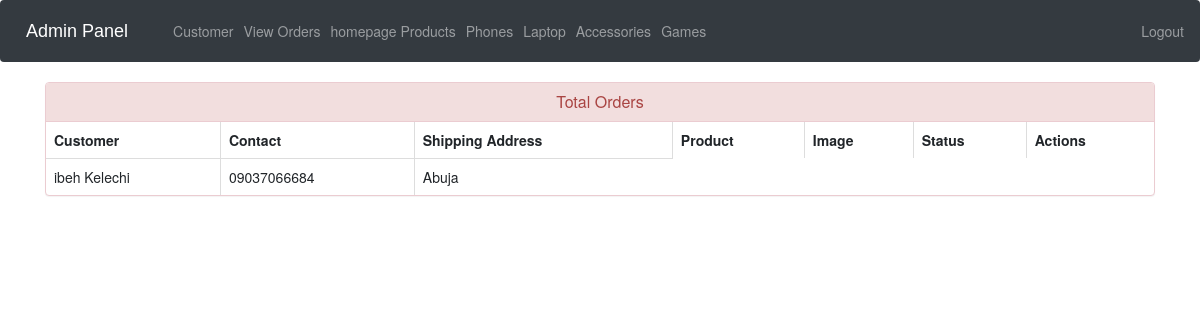
The page /admin-view-booking-phone (signed in) on the database its author committed.
### ecom/models.py (models this page shows, shortened)
class Customer(models.Model):
    user=models.OneToOneField(User,on_delete=models.CASCADE)
    profile_pic= models.ImageField(upload_to='profile_pic/CustomerProfilePic/',null=True,blank=True)
    address = models.CharField(max_length=40)
    mobile = models.CharField(max_length=20,null=False)
    @property
    def get_name(self):
        return self.user.first_name+" "+self.user.last_name

class Orders(models.Model):
    STATUS =(
        ('Pending','Pending'),
        ('Order Confirmed','Order Confirmed'),
        ('Out for Delivery','Out for Delivery'),
        ('Delivered','Delivered'),
    )
    customer=models.ForeignKey('Customer', on_delete=models.CASCADE,null=True)
    product=models.ForeignKey('Product',on_delete=models.CASCADE,null=True)
    email = models.CharField(max_length=50,null=True)
    address = models.CharField(max_length=500,null=True)
    mobile = models.CharField(max_length=20,null=True)
    order_date= models.DateField(auto_now_add=True,null=True)
    status=models.CharField(max_length=50,null=True,choices=STATUS)

### ecom/views.py (the view)
# urls.py: path('admin-view-booking-phone', views.admin_view_booking_view_phone,name='admin-view-booking-phone'),
@login_required(login_url='adminlogin')
def admin_view_booking_view_phone(request):
    orders=models.Orders.objects.all()
    ordered_products=[]
    ordered_bys=[]
    for order in orders:
        ordered_product=models.Product_phone.objects.all().filter(id=order.product.id)
        ordered_by=models.Customer.objects.all().filter(id = order.customer.id)
        ordered_products.append(ordered_product)
        ordered_bys.append(ordered_by)
    return render(request,'ecom/admin_view_booking_phone.html',{'data':zip(ordered_products,ordered_bys,orders)})

### templates/ecom/admin_view_booking_phone.html (shortened to what this page needs)
{% extends 'ecom/admin_base.html' %}
{% load static %}
{% block content %}
<head>
  <link href="//netdna.bootstrapcdn.com/bootstrap/3.0.0/css/bootstrap.min.css" rel="stylesheet" id="bootstrap-css">
</head>
<div class="container">
  <div class="panel panel-danger">
    <div class="panel-heading">
      <h6 class="panel-title">Total Orders</h6>
    </div>
    <table class="table table-hover table-bordered" id="dev-table">
      <thead>
        <tr>
          <th>Customer</th>
          <th>Contact</th>
          <th>Shipping Address</th>
          <th>Product</th>
          <th>Image</th>
          <th>Status</th>
          <th>Actions</th>
        </tr>
      </thead>
      {% for product_phone,customer,order in data %}
      <tr>
        {% for c in customer %}
        <td> {{c.get_name}}</td>
        <td>{{c.mobile}}</td>
        <td>{{order.address}}</td>
        {% endfor %}
      </tr>
      {% endfor %}
    </table>
  </div>
</div>
{% endblock content %}

### templates/ecom/admin_view_booking_phone.html (style rules this page uses)
h6 { text-align: center; }

### rows shown on the page
Orders: address "Abuja"
Customer: get_name "ibeh Kelechi", mobile "09037066684"
